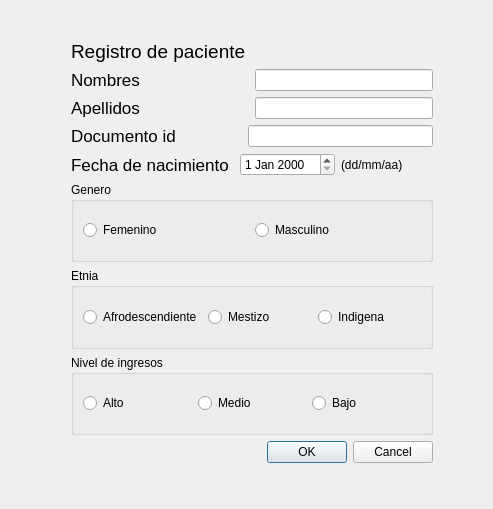
<?xml version="1.0" encoding="UTF-8"?>
<ui version="4.0">
 <class>formulario_paciente</class>
 <widget class="QDialog" name="formulario_paciente">
  <property name="geometry">
   <rect>
    <x>0</x>
    <y>0</y>
    <width>493</width>
    <height>509</height>
   </rect>
  </property>
  <property name="windowTitle">
   <string>Registro de paciente</string>
  </property>
  <widget class="QWidget" name="layoutWidget">
   <property name="geometry">
    <rect>
     <x>71</x>
     <y>40</y>
     <width>362</width>
     <height>423</height>
    </rect>
   </property>
   <layout class="QGridLayout" name="gridLayout">
    <item row="4" column="0">
     <widget class="QGroupBox" name="groupBox_3">
      <property name="title">
       <string>Etnia</string>
      </property>
      <layout class="QHBoxLayout" name="horizontalLayout_10">
       <item>
        <layout class="QHBoxLayout" name="horizontalLayout_6">
         <item>
          <widget class="QRadioButton" name="afro">
           <property name="text">
            <string>Afrodescendiente</string>
           </property>
          </widget>
         </item>
         <item>
          <widget class="QRadioButton" name="mezt">
           <property name="text">
            <string>Mestizo</string>
           </property>
          </widget>
         </item>
         <item>
          <widget class="QRadioButton" name="indi">
           <property name="text">
            <string>Indigena</string>
           </property>
          </widget>
         </item>
        </layout>
       </item>
      </layout>
     </widget>
    </item>
    <item row="0" column="0">
     <layout class="QVBoxLayout" name="verticalLayout_5">
      <item>
       <layout class="QVBoxLayout" name="verticalLayout_4">
        <item>
         <layout class="QVBoxLayout" name="verticalLayout_2">
          <item>
           <widget class="QLabel" name="label_8">
            <property name="font">
             <font>
              <pointsize>14</pointsize>
             </font>
            </property>
            <property name="text">
             <string>Registro de paciente</string>
            </property>
           </widget>
          </item>
          <item>
           <layout class="QVBoxLayout" name="verticalLayout">
            <property name="spacing">
             <number>6</number>
            </property>
            <item>
             <layout class="QVBoxLayout" name="verticalLayout_3">
              <item>
               <layout class="QHBoxLayout" name="horizontalLayout">
                <item>
                 <widget class="QLabel" name="label">
                  <property name="font">
                   <font>
                    <pointsize>13</pointsize>
                   </font>
                  </property>
                  <property name="text">
                   <string>Nombres                       </string>
                  </property>
                 </widget>
                </item>
                <item>
                 <widget class="QLineEdit" name="nombre_pnt"/>
                </item>
               </layout>
              </item>
              <item>
               <layout class="QHBoxLayout" name="horizontalLayout_2">
                <item>
                 <widget class="QLabel" name="label_2">
                  <property name="font">
                   <font>
                    <pointsize>13</pointsize>
                   </font>
                  </property>
                  <property name="text">
                   <string>Apellidos                       </string>
                  </property>
                 </widget>
                </item>
                <item>
                 <widget class="QLineEdit" name="apellido_pnt"/>
                </item>
               </layout>
              </item>
              <item>
               <layout class="QHBoxLayout" name="horizontalLayout_3">
                <item>
                 <widget class="QLabel" name="label_3">
                  <property name="font">
                   <font>
                    <pointsize>13</pointsize>
                   </font>
                  </property>
                  <property name="text">
                   <string>Documento id              </string>
                  </property>
                 </widget>
                </item>
                <item>
                 <widget class="QLineEdit" name="doc_pnt"/>
                </item>
               </layout>
              </item>
              <item>
               <layout class="QHBoxLayout" name="horizontalLayout_4">
                <item>
                 <widget class="QLabel" name="label_4">
                  <property name="font">
                   <font>
                    <pointsize>13</pointsize>
                   </font>
                  </property>
                  <property name="text">
                   <string>Fecha de nacimiento </string>
                  </property>
                 </widget>
                </item>
                <item>
                 <widget class="QDateEdit" name="fechaN_pnt"/>
                </item>
                <item>
                 <widget class="QLabel" name="label_5">
                  <property name="text">
                   <string>(dd/mm/aa)</string>
                  </property>
                 </widget>
                </item>
               </layout>
              </item>
             </layout>
            </item>
           </layout>
          </item>
         </layout>
        </item>
       </layout>
      </item>
     </layout>
    </item>
    <item row="6" column="0">
     <widget class="QDialogButtonBox" name="buttonBox">
      <property name="orientation">
       <enum>Qt::Horizontal</enum>
      </property>
      <property name="standardButtons">
       <set>QDialogButtonBox::Cancel|QDialogButtonBox::Ok</set>
      </property>
     </widget>
    </item>
    <item row="3" column="0">
     <widget class="QGroupBox" name="groupBox">
      <property name="title">
       <string>Genero</string>
      </property>
      <layout class="QHBoxLayout" name="horizontalLayout_9">
       <item>
        <layout class="QHBoxLayout" name="horizontalLayout_5">
         <item>
          <widget class="QRadioButton" name="fem_pnt">
           <property name="text">
            <string>Femenino</string>
           </property>
          </widget>
         </item>
         <item>
          <widget class="QRadioButton" name="mas_pnt">
           <property name="text">
            <string>Masculino</string>
           </property>
          </widget>
         </item>
        </layout>
       </item>
      </layout>
     </widget>
    </item>
    <item row="5" column="0">
     <widget class="QGroupBox" name="groupBox_2">
      <property name="title">
       <string>Nivel de ingresos</string>
      </property>
      <layout class="QHBoxLayout" name="horizontalLayout_8">
       <item>
        <layout class="QHBoxLayout" name="horizontalLayout_7">
         <item>
          <widget class="QRadioButton" name="alto_pnt">
           <property name="text">
            <string>Alto</string>
           </property>
           <attribute name="buttonGroup">
            <string notr="true">buttonGroup</string>
           </attribute>
          </widget>
         </item>
         <item>
          <widget class="QRadioButton" name="medio_pnt">
           <property name="text">
            <string>Medio</string>
           </property>
           <attribute name="buttonGroup">
            <string notr="true">buttonGroup</string>
           </attribute>
          </widget>
         </item>
         <item>
          <widget class="QRadioButton" name="bajo_pnt">
           <property name="text">
            <string>Bajo</string>
           </property>
           <attribute name="buttonGroup">
            <string notr="true">buttonGroup</string>
           </attribute>
          </widget>
         </item>
        </layout>
       </item>
      </layout>
     </widget>
    </item>
   </layout>
  </widget>
 </widget>
 <resources/>
 <connections>
  <connection>
   <sender>buttonBox</sender>
   <signal>accepted()</signal>
   <receiver>formulario_paciente</receiver>
   <slot>accept()</slot>
   <hints>
    <hint type="sourcelabel">
     <x>248</x>
     <y>254</y>
    </hint>
    <hint type="destinationlabel">
     <x>157</x>
     <y>274</y>
    </hint>
   </hints>
  </connection>
  <connection>
   <sender>buttonBox</sender>
   <signal>rejected()</signal>
   <receiver>formulario_paciente</receiver>
   <slot>reject()</slot>
   <hints>
    <hint type="sourcelabel">
     <x>316</x>
     <y>260</y>
    </hint>
    <hint type="destinationlabel">
     <x>286</x>
     <y>274</y>
    </hint>
   </hints>
  </connection>
 </connections>
 <buttongroups>
  <buttongroup name="buttonGroup">
   <property name="exclusive">
    <bool>true</bool>
   </property>
  </buttongroup>
 </buttongroups>
</ui>
